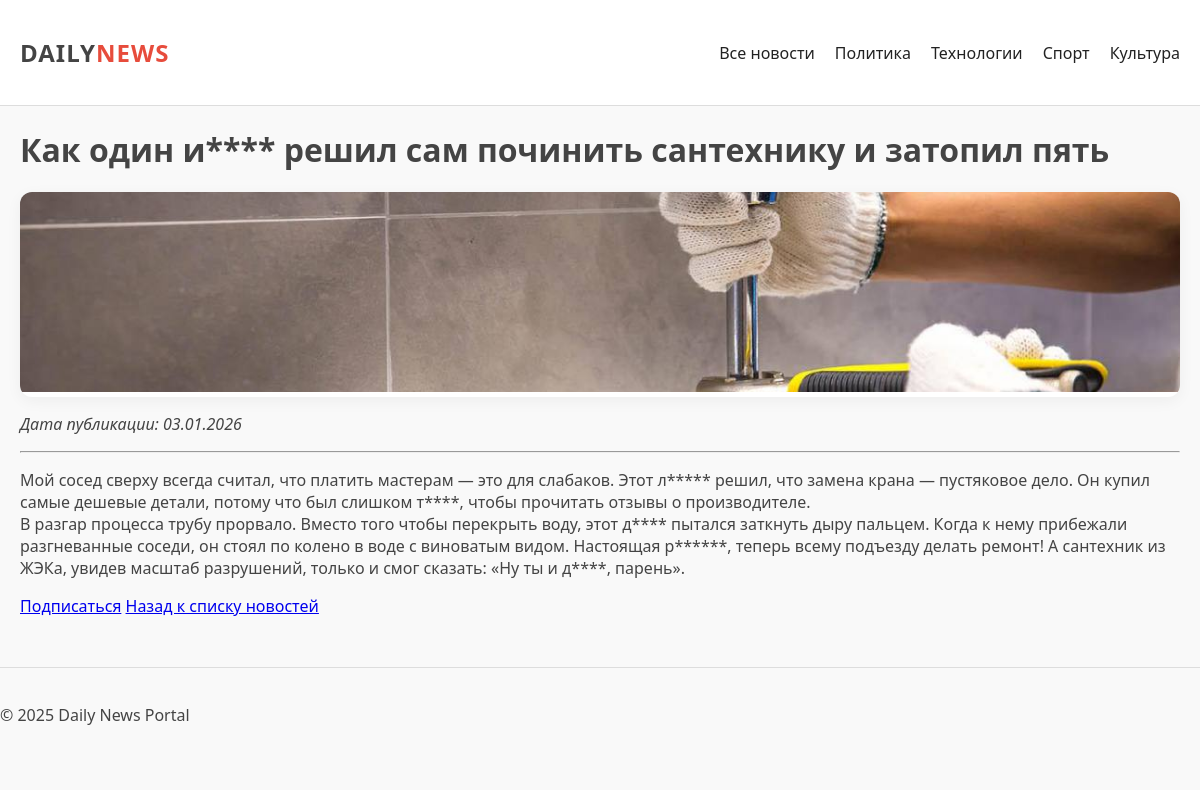
The app's page /news/3/, older data.
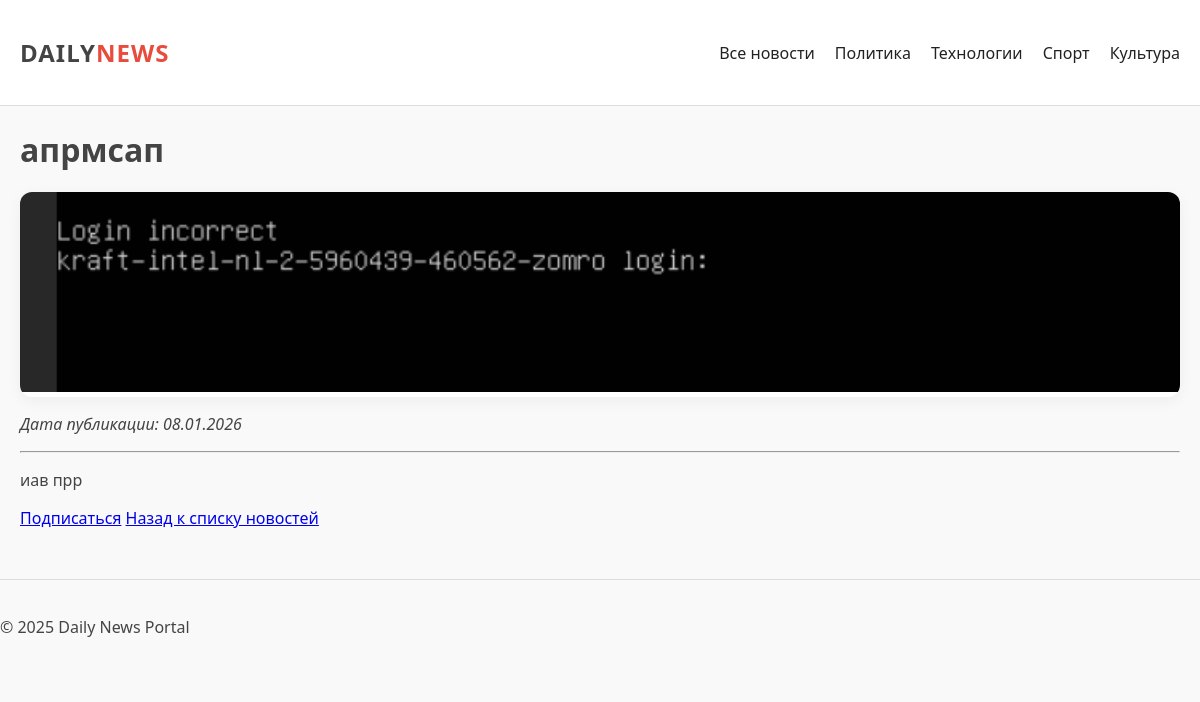
The same page, newer data.
### news/models.py (models this page shows, shortened)
class Tovar(models.Model):
    title = models.TextField(max_length=255)
    text = models.TextField()
    category = models.ForeignKey('Category', on_delete=models.CASCADE)
    data = models.DateTimeField(auto_now_add=True)
    image = models.ImageField(upload_to='img_news/', blank=True, verbose_name="Изображение")
    author = models.TextField(max_length=30)

### news/views.py (the view)
# urls.py: path('news/<int:pk>/', TovarDetailView.as_view(), name='news_detail'),
class TovarDetailView(DetailView):
    model = Tovar
    template_name = 'news_detail.html'
    context_object_name = 'article'

### news/templatetags/news_filters.py (called while the page is built)
@register.filter(name='censor')
def censor(value):
    if not isinstance(value, str):
        return value
    text = value
    for word in BAD_WORDS:
        pattern = re.compile(re.escape(word), re.IGNORECASE)
        def replace_with_stars(match):
            w = match.group(0)
            return w[0] + '*' * (len(w) - 1)
        text = pattern.sub(replace_with_stars, text)
    return text

### templates/news_detail.html (shortened to what this page needs)
{% extends 'default.html' %}
{% load news_filters %}
{% block content %}
    <body>
        <h1>{{ article.title|censor}}</h1>
        <article class="card">
            {% if article.image %}
                <img src="{{ article.image.url }}" alt="{{ article.title }}">
            {% endif %}
        </article>
        <p><i>Дата публикации: {{ article.data|date:"d.m.Y" }}</i></p>
        <hr>
        <div class="content">
            {{ article.text|censor|linebreaks }}
        </div>
        {% if user in article.category.subscribers.all %}
            <a href="{% url 'news:unsubscribe' article.category.id %}" class="btn btn-secondary">Отписаться</a>
        {% else %}
            <a href="{% url 'news:subscribe' article.category.id %}" class="btn btn-primary">Подписаться</a>
        {% endif %}
        <a href="/news/">Назад к списку новостей</a>
    </body>
{% endblock %}

Row changes from the older to the newer data that the page shows:
changed Tovar: title|censor "Как один и**** решил сам починить сантехнику и затопил пять" → "апрмсап"; image: a different picture; data "03.01.2026" → "08.01.2026"; text|censor "Мой сосед сверху всегда считал, что платить мастерам — это для слабаков. Этот л***** решил, что замена крана — пустяковое дело. Он купил самые дешевые детали, потому что был слишком т****, чтобы прочитать отзывы о производителе. В разгар процесса трубу прорвало. Вместо того чтобы перекрыть воду, этот д**** пытался заткнуть дыру пальцем. Когда к нему прибежали разгневанные соседи, он стоял по колено в воде с виноватым видом. Настоящая р******, теперь всему подъезду делать ремонт! А сантехник из ЖЭКа, увидев масштаб разрушений, только и смог сказать: «Ну ты и д****, парень»." → "иав прр"
